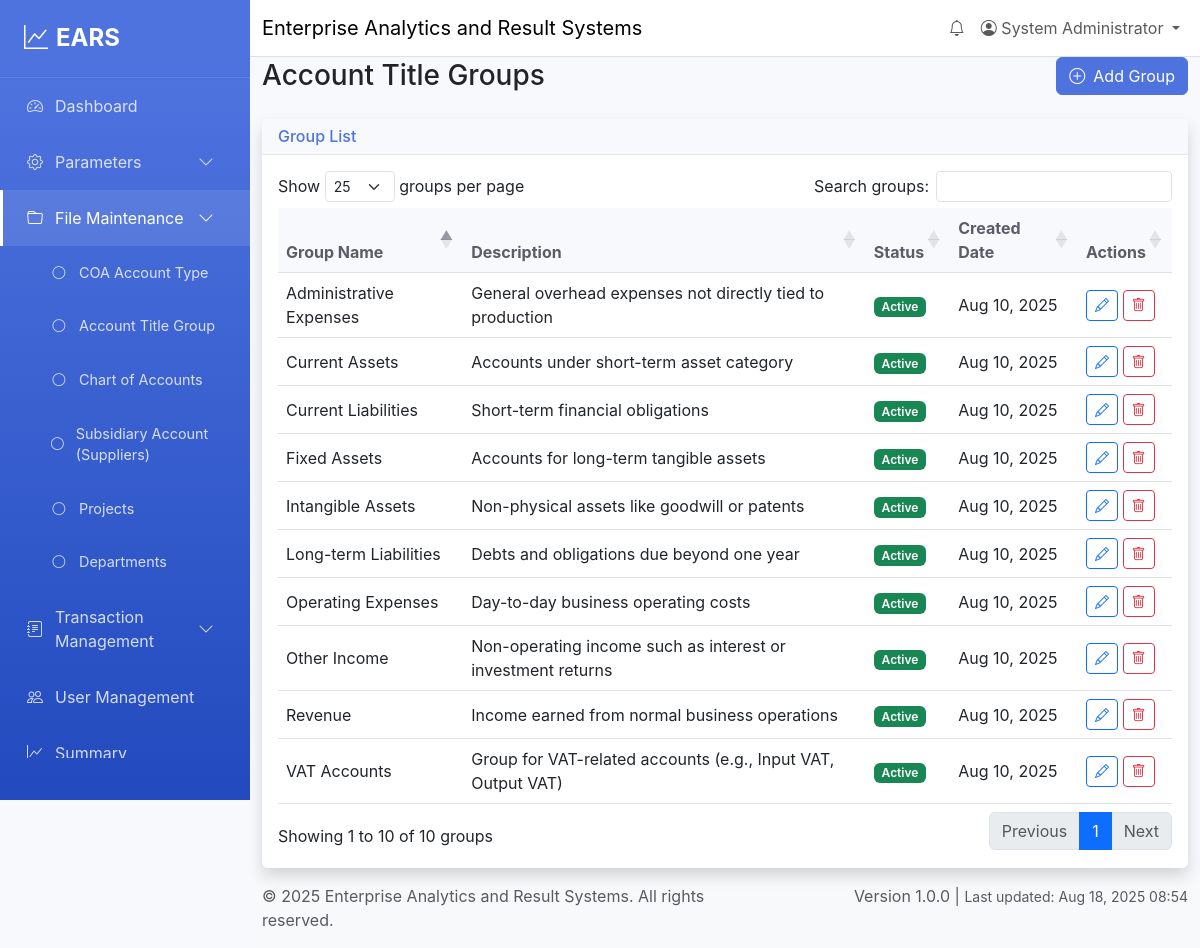
The app's page /file-maintenance/account-title-group (signed in) with its own data.
### tables this page shows
CREATE TABLE account_title_groups (
    id INT AUTO_INCREMENT PRIMARY KEY,
    group_name VARCHAR(100) NOT NULL,
    description TEXT,
    status ENUM('active', 'inactive') DEFAULT 'active',
    created_at TIMESTAMP DEFAULT CURRENT_TIMESTAMP,
    updated_at TIMESTAMP DEFAULT CURRENT_TIMESTAMP ON UPDATE CURRENT_TIMESTAMP
);

### views/file-maintenance/account-title-group.php (the view, shortened to what the rows shown need)
<div class="row">
    <div class="col-12">
        <div class="d-flex justify-content-between align-items-center mb-4">
            <h1 class="h3 mb-0">Account Title Groups</h1>
        </div>
    </div>
</div>
<div class="row">
    <div class="col-12">
        <div class="card shadow">
            <div class="card-body">
                <div class="table-responsive">
                    <table class="table table-hover" id="groupsTable">
                        <thead>
                            <tr>
                                <th>Group Name</th>
                                <th>Description</th>
                                <th>Status</th>
                                <th>Created Date</th>
                                <th>Actions</th>
                            </tr>
                        </thead>
                        <tbody>
                            <?php foreach ($groups as $group): ?>
                                <tr>
                                    <td><?= htmlspecialchars((string)$group['group_name']) ?></td>
                                    <td><?= htmlspecialchars((string)($group['description'] ?? '')) ?></td>
                                    <td>
                                        <span class="badge bg-<?= $group['status'] === 'active' ? 'success' : 'secondary' ?>">
                                            <?= ucfirst($group['status']) ?>
                                        </span>
                                    </td>
                                    <td><?= date('M d, Y', strtotime($group['created_at'])) ?></td>
                                    <td>
                                        <button type="button" class="btn btn-sm btn-outline-primary"
                                                onclick="editGroup(<?= htmlspecialchars(json_encode($group)) ?>)">
                                            <i class="bi bi-pencil"></i>
                                        </button>
                                        <button type="button" class="btn btn-sm btn-outline-danger"
                                                onclick="deleteGroup(<?= $group['id'] ?>)">
                                            <i class="bi bi-trash"></i>
                                        </button>
                                    </td>
                                </tr>
                            <?php endforeach; ?>
                        </tbody>
                    </table>
                </div>
            </div>
        </div>
    </div>
</div>

### records on screen
account_title_groups: group_name "Administrative Expenses", description "General overhead expenses not directly tied to production", status "Active", created_at "Aug 10, 2025"
account_title_groups: group_name "Current Assets", description "Accounts under short-term asset category", status "Active", created_at "Aug 10, 2025"
account_title_groups: group_name "Current Liabilities", description "Short-term financial obligations", status "Active", created_at "Aug 10, 2025"
account_title_groups: group_name "Fixed Assets", description "Accounts for long-term tangible assets", status "Active", created_at "Aug 10, 2025"
account_title_groups: group_name "Intangible Assets", description "Non-physical assets like goodwill or patents", status "Active", created_at "Aug 10, 2025"
account_title_groups: group_name "Long-term Liabilities", description "Debts and obligations due beyond one year", status "Active", created_at "Aug 10, 2025"
account_title_groups: group_name "Operating Expenses", description "Day-to-day business operating costs", status "Active", created_at "Aug 10, 2025"
account_title_groups: group_name "Other Income", description "Non-operating income such as interest or investment returns", status "Active", created_at "Aug 10, 2025"
account_title_groups: group_name "Revenue", description "Income earned from normal business operations", status "Active", created_at "Aug 10, 2025"
account_title_groups: group_name "VAT Accounts", description "Group for VAT-related accounts (e.g., Input VAT, Output VAT)", status "Active", created_at "Aug 10, 2025"

### other values on screen
APP_NAME "Enterprise Analytics and Result Systems"
$user['full_name'] "System Administrator"
APP_VERSION "1.0.0"
